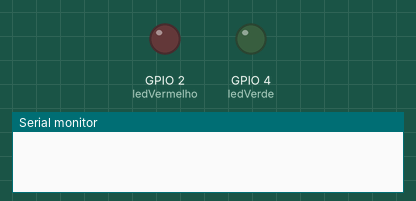
Simulated run of this sketch. Board: ESP32. On the bench: output pins drawn as LEDs (lit = HIGH), the last lines printed to the serial monitor. WiFi joins after 1.5 s; servers stay silent unless stated.

Above: at 0.1 s.
At 1.6 s:
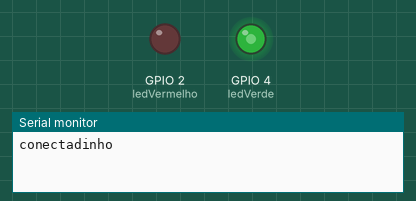
Timing chart, 0 to 3.1 s (numbered marks = the images above):
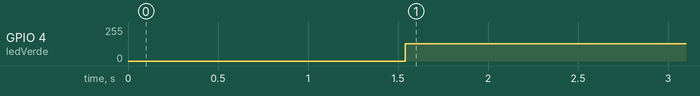

Measured:
- by itself, GPIO 4 (ledVerde): 0/255 → 128/255 at 1.5 s

The sketch:

Led.ino
```cpp
#include <time.h>
#include <WiFi.h>

const char *SSID = "M52 de Rebeca";
const char *password = "81925350";
hw_timer_t *timer = NULL;
int ledVermelho = 2;
int ledVerde = 4;

void IRAM_ATTR timerVerde(){
    digitalWrite(ledVerde,!digitalRead(ledVerde));
}

void WiFiEvent(WiFiEvent_t event){
  switch(event){
    case ARDUINO_EVENT_WIFI_STA_GOT_IP:
    //aqui agente coloca oq vai acontecer quando conectar no wifi
      Serial.println("conectadinho");
      timer = timerBegin(1000000);
      timerAttachInterrupt(timer, &timerVerde);
      timerAlarm(timer, 0.0000001, true, 0);
      break;

    case ARDUINO_EVENT_WIFI_STA_DISCONNECTED:
      Serial.print("Desconectado");
      WiFi.reconnect();
      digitalWrite(ledVermelho,1);
      digitalWrite(ledVerde,0);
      break;
  }
}
void setup() {
  Serial.begin(9600);

  pinMode(ledVermelho, OUTPUT);
  pinMode(ledVerde, OUTPUT);
  WiFi.onEvent(WiFiEvent);
  WiFi.begin(SSID, password);
}

void loop() {
}
```
